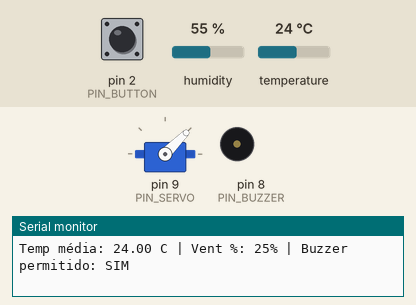
Recording of a sketch running on a simulated Arduino Uno, built with avr-gcc and run on an emulated ATmega328P. On the bench: servo, buzzer (waves = sounding, pin HIGH), the last lines printed to the serial monitor. The test bench sets the inputs (shaded band); at power-on: temperature 24 °C, pin 2 (PIN_BUTTON) HIGH, humidity 55 %.

Above: at 7.3 s.
7.4 s: temperature set to 19 °C
At 10.7 s:
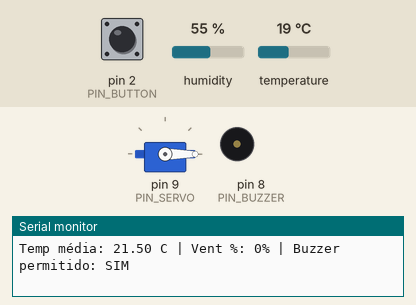
11.7 s: temperature set to 28 °C
At 16.4 s:
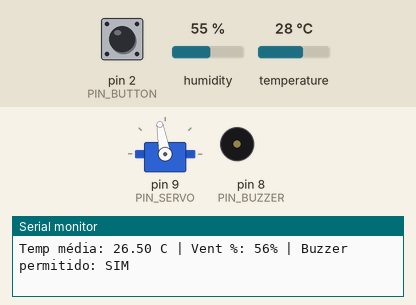
16.5 s: pin 2 (PIN_BUTTON) pulled LOW for 3.2 s
At 19.1 s:
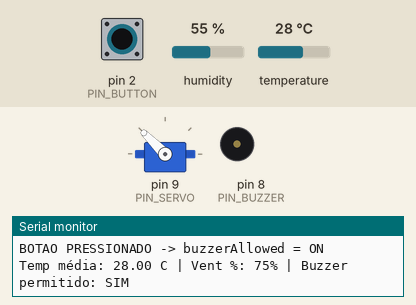
21.2 s: temperature set to 41 °C
At 24.2 s:
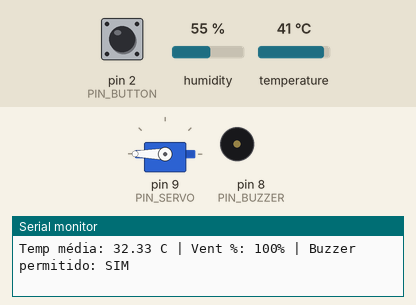
Timing chart, 0 to 27.0 s (numbered marks = the images above; inputs shaded):
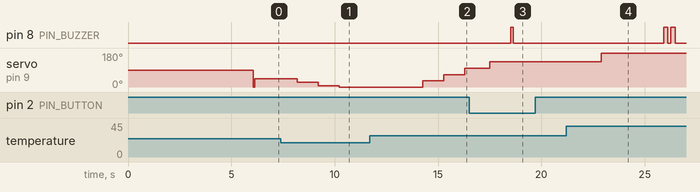

Measured:
- after the input at 7.4 s, servo on pin 9 (PIN_SERVO): 45° → 25° after 0.80 s, → 7° 1.0 s later, → 0° 1.0 s later
- after the input at 11.7 s, servo on pin 9 (PIN_SERVO): 0° → 32° after 2.6 s, → 66° 1.0 s later, → 100° 1.0 s later
- after the input at 16.5 s, pin 8 (PIN_BUZZER): LOW → HIGH after 2.0 s, → LOW 0.12 s later
- after the input at 21.2 s, pin 8 (PIN_BUZZER): alternates HIGH for 0.20 s and LOW for 0.15 s, 4 changes in all, then stays LOW, starting after 4.7 s; servo on pin 9 (PIN_SERVO): 135° → 180° after 1.7 s

The sketch:

andreymuriloFerreiramurilohenrique.ino
```cpp
#include <Servo.h>
#include <DHT.h>
#define PIN_DHT 3
#define DHTTYPE DHT11

const int PIN_SERVO  = 9;
const int PIN_BUZZER = 8;
const int PIN_BUTTON = 2;

const float TEMP_MIN = 22.0;
const float TEMP_MAX = 30.0;
const float TEMP_CRIT_HIGH = 35.0;
const float TEMP_CRIT_LOW  = 8.0;


const int READ_SAMPLES = 6;
float readings[READ_SAMPLES];
int readIndex = 0;
float total = 0.0;
float averageTemp = 0.0;

Servo ventServo;
DHT dht(PIN_DHT, DHTTYPE);

bool buzzerAllowed = true;
unsigned long lastButtonMillis = 0;
const unsigned long DEBOUNCE_MS = 50;

void beepBuzzer(int times, int onMs, int offMs) {
  if (!buzzerAllowed) return;
  for (int i = 0; i < times; i++) {
    digitalWrite(PIN_BUZZER, HIGH);
    delay(onMs);
    digitalWrite(PIN_BUZZER, LOW);
    delay(offMs);
  }
}

float readTempC() {
  float tempC = dht.readTemperature();
  if (isnan(tempC)) {
    Serial.println("Falha ao ler do DHT11!");
    return averageTemp;
  }
  return tempC;
}

void setVentPercentage(float percent) {
  if (percent < 0) percent = 0;
  if (percent > 100) percent = 100;
  int angle = map((int)percent, 0, 100, 0, 180);
  ventServo.write(angle);
}

void setup() {
  Serial.begin(9600);
  pinMode(PIN_BUZZER, OUTPUT);
  pinMode(PIN_BUTTON, INPUT_PULLUP);
  ventServo.attach(PIN_SERVO);

  dht.begin();

  for (int i = 0; i < READ_SAMPLES; i++) {
    readings[i] = readTempC();
    delay(1000);
  }
  total = 0;
  for (int i = 0; i < READ_SAMPLES; i++) total += readings[i];
  averageTemp = total / READ_SAMPLES;

  setVentPercentage(0);

  Serial.println("Sistema iniciado. Botao: toggle buzzer (INPUT_PULLUP, LOW quando pressionado).");
  Serial.print("Buzzer permitido? ");
  Serial.println(buzzerAllowed ? "SIM" : "NAO");
}

// ===== LOOP =====
void loop() {
  // --- leitura suave
  total -= readings[readIndex];
  float newTemp = readTempC();
  readings[readIndex] = newTemp;
  total += readings[readIndex];
  readIndex = (readIndex + 1) % READ_SAMPLES;
  averageTemp = total / READ_SAMPLES;

  int buttonState = digitalRead(PIN_BUTTON);
  if (buttonState == LOW) {
    if (millis() - lastButtonMillis > DEBOUNCE_MS) {
      buzzerAllowed = !buzzerAllowed;
      lastButtonMillis = millis();
      Serial.print("BOTAO PRESSIONADO -> buzzerAllowed = ");
      Serial.println(buzzerAllowed ? "ON" : "OFF");

      if (buzzerAllowed) {
        digitalWrite(PIN_BUZZER, HIGH);
        delay(120);
        digitalWrite(PIN_BUZZER, LOW);
      }
      delay(200);
    }
  }

  float pct;
  if (averageTemp <= TEMP_MIN) pct = 0.0;
  else if (averageTemp >= TEMP_MAX) pct = 100.0;
  else pct = (averageTemp - TEMP_MIN) / (TEMP_MAX - TEMP_MIN) * 100.0;
  setVentPercentage(pct);

  if (averageTemp >= TEMP_CRIT_HIGH) {
    beepBuzzer(2, 200, 150);
  } else if (averageTemp <= TEMP_CRIT_LOW) {
    beepBuzzer(3, 120, 80);
  }

  Serial.print("Temp média: ");
  Serial.print(averageTemp, 2);
  Serial.print(" C | Vent %: ");
  Serial.print((int)pct);
  Serial.print("% | Buzzer permitido: ");
  Serial.println(buzzerAllowed ? "SIM" : "NAO");

  delay(1000);
}
```
